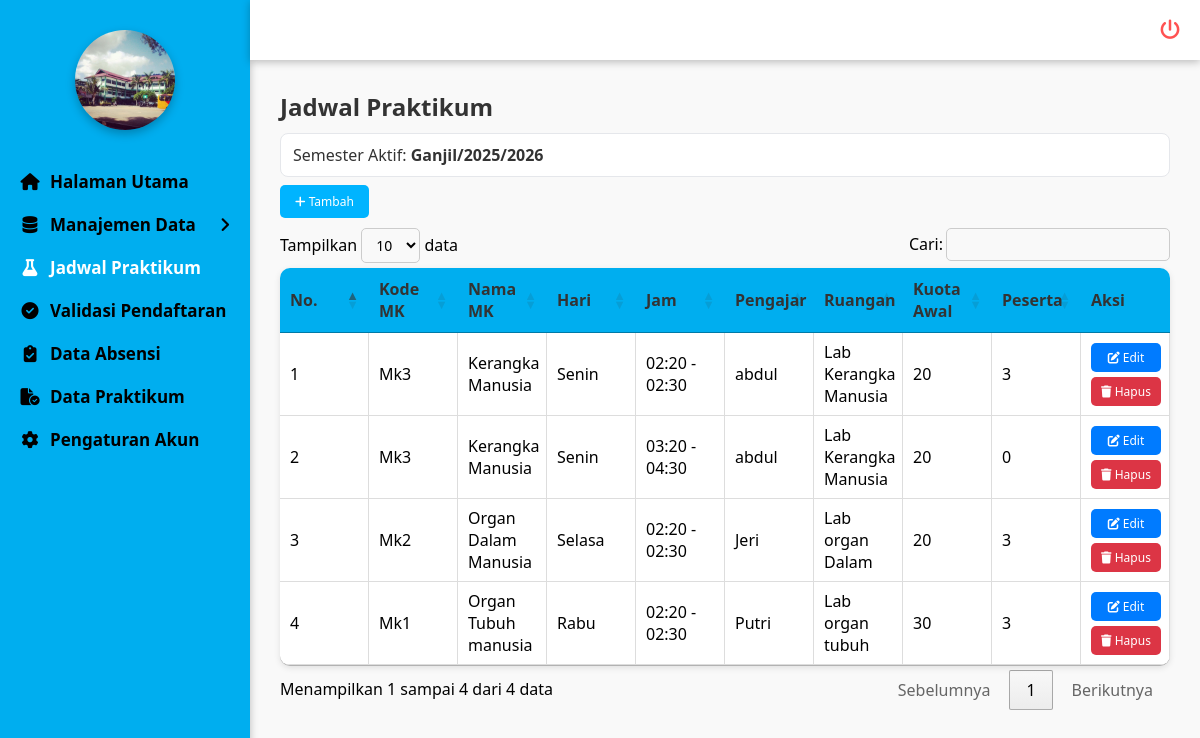
The page /admin/jadwal/jadwal.php (signed in) on the database as committed earlier.
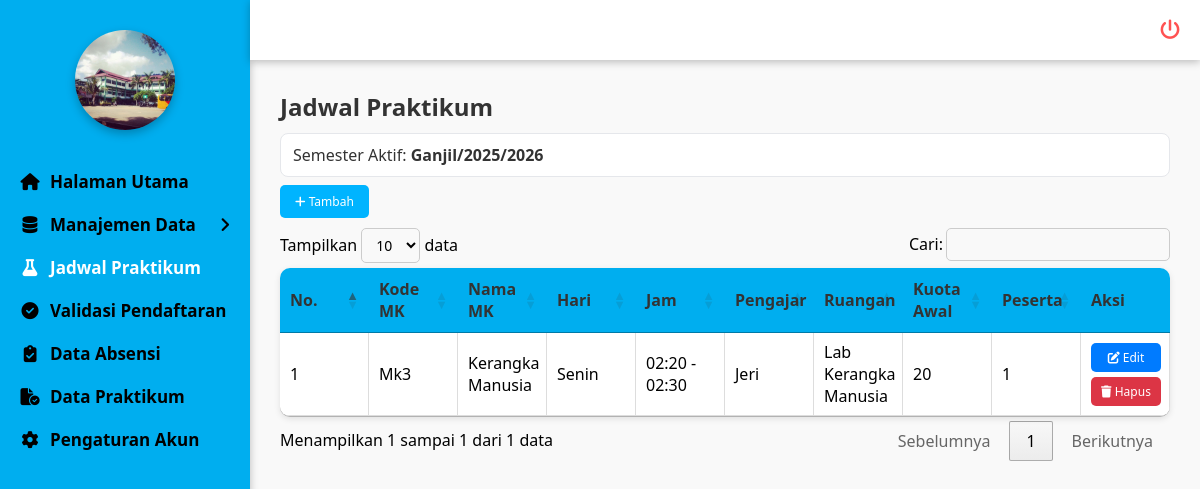
The same page on the database as committed later.
### tables this page shows
CREATE TABLE `semester` (
  `id` int NOT NULL,
  `nama_semester` varchar(50) NOT NULL,
  `tahun_ajaran` varchar(20) NOT NULL,
  `status` enum('Aktif','Tidak Aktif') NOT NULL DEFAULT 'Aktif'
);

CREATE TABLE `jadwal_praktikum` (
  `id` int NOT NULL,
  `id_mk` int NOT NULL,
  `id_dosen` int NOT NULL,
  `id_ruangan` int NOT NULL,
  `id_semester` int NOT NULL,
  `hari` enum('Senin','Selasa','Rabu','Kamis','Jumat','Sabtu','Minggu') NOT NULL,
  `jam_mulai` time NOT NULL,
  `jam_selesai` time NOT NULL,
  `kuota` int NOT NULL,
  `kuota_awal` int DEFAULT NULL,
  `peserta` int NOT NULL DEFAULT '0'
);

CREATE TABLE `matakuliah_praktikum` (
  `id` int NOT NULL,
  `kode_mk` varchar(20) NOT NULL,
  `nama_mk` varchar(100) NOT NULL,
  `sks` int NOT NULL,
  `semester` varchar(10) NOT NULL,
  `id_semester` int DEFAULT NULL,
  `modul` varchar(255) DEFAULT NULL
);

CREATE TABLE `dosen` (
  `id` int NOT NULL,
  `nidn` varchar(20) NOT NULL,
  `nama` varchar(100) NOT NULL,
  `prodi` enum('Farmasi','Analis Kesehatan') NOT NULL,
  `jenis_kelamin` enum('Laki-laki','Perempuan') NOT NULL,
  `alamat` varchar(255) DEFAULT NULL,
  `no_hp` varchar(20) DEFAULT NULL,
  `user_id` int DEFAULT NULL
);

CREATE TABLE `ruangan` (
  `id` int NOT NULL,
  `kode_ruangan` varchar(20) NOT NULL,
  `nama_ruangan` varchar(100) NOT NULL,
  `kapasitas` int NOT NULL,
  `lokasi` varchar(100) NOT NULL
);

### admin/jadwal/jadwal.php (the view, shortened to what this page needs)
<?php
include '../../koneksi/koneksi.php';
include '../../koneksi/sidebar.php';
function e($v){ return htmlspecialchars((string)($v ?? ''), ENT_QUOTES, 'UTF-8'); }
$rsSem = mysqli_query($conn, "SELECT id, nama_semester, tahun_ajaran FROM semester WHERE status='Aktif' LIMIT 1");
$semAktif = mysqli_fetch_assoc($rsSem);
$id_semester_aktif = $semAktif['id'] ?? null;
?>
<!doctype html>
<html>
<head>
  <link rel="stylesheet" href="https://cdn.datatables.net/1.13.6/css/jquery.dataTables.min.css">
  <link rel="stylesheet" href="https://cdnjs.cloudflare.com/ajax/libs/font-awesome/6.5.0/css/all.min.css">
</head>
<body>
<div class="konten-utama">
  <h2>Jadwal Praktikum</h2>
  <?php if($id_semester_aktif): ?>
    <div class="info-sem info-aktif">
      Semester Aktif: <b><?= e($semAktif['nama_semester']) ?></b><b>/</b><b><?= e($semAktif['tahun_ajaran']) ?></b>
    </div>
  <?php else: ?>
    <div class="info-sem info-none">
      Belum ada <b>Semester</b> berstatus <b>Aktif</b>. Silakan aktifkan/ tambahkan semester terlebih dahulu pada menu Semester.
    </div>
  <?php endif; ?>
  <button class="tombol tombol-tambah" onclick="tambahJadwal()" <?= $id_semester_aktif ? '' : 'disabled' ?>>
    <i class="fa-solid fa-plus"></i> Tambah
  </button>
  <table id="tabel-jadwal" class="tabel-jadwal">
    <thead>
      <tr>
        <th>No.</th>
        <th>Kode MK</th>
        <th>Nama MK</th>
        <th>Hari</th>
        <th>Jam</th>
        <th>Pengajar</th>
        <th>Ruangan</th>
        <th>Kuota Awal</th>
        <th>Peserta</th>
        <th>Aksi</th>
      </tr>
    </thead>
    <tbody>
<?php
$no = 1;
if ($id_semester_aktif) {
    $query = mysqli_query($conn, "
        SELECT jp.*, mk.kode_mk, mk.nama_mk, d.nama as pengajar, r.nama_ruangan,
               (SELECT COUNT(*) FROM pilihan_jadwal pj WHERE pj.id_jadwal = jp.id) as peserta
        FROM jadwal_praktikum jp
        LEFT JOIN matakuliah_praktikum mk ON jp.id_mk = mk.id
        LEFT JOIN dosen d ON jp.id_dosen = d.id
        LEFT JOIN ruangan r ON jp.id_ruangan = r.id
        WHERE jp.id_semester = {$id_semester_aktif}
        ORDER BY jp.hari, jp.jam_mulai ASC, jp.id ASC
    ");
} else {
    $query = mysqli_query($conn, "SELECT 1 WHERE 1=0");
}
while($row = mysqli_fetch_assoc($query)) {
    $mulai   = isset($row['jam_mulai'])   ? date('H:i', strtotime($row['jam_mulai']))   : '00:00';
    $selesai = isset($row['jam_selesai']) ? date('H:i', strtotime($row['jam_selesai'])) : '00:00';
?>
<tr>
    <td data-label="No"><?= $no++; ?></td>
    <td data-label="Kode MK"><?= e($row['kode_mk'] ?? '') ?></td>
    <td data-label="Nama MK"><?= e($row['nama_mk'] ?? '') ?></td>
    <td data-label="Hari"><?= e($row['hari'] ?? '') ?></td>
    <td data-label="Jam"><?= $mulai . ' - ' . $selesai; ?></td>
    <td data-label="Pengajar"><?= e($row['pengajar'] ?? '') ?></td>
    <td data-label="Ruangan"><?= e($row['nama_ruangan'] ?? '') ?></td>
    <td data-label="Kuota Awal"><?= (int)($row['kuota_awal'] ?? 0); ?></td>
    <td data-label="Peserta"><?= (int)($row['peserta'] ?? 0); ?></td>
    <td data-label="Aksi">
        <button class="tombol tombol-edit" onclick="editJadwal(<?= (int)$row['id']; ?>)">
            <i class="fa-solid fa-pen-to-square"></i> Edit
        </button>
        <button class="tombol tombol-hapus" onclick="hapusJadwal(<?= (int)$row['id']; ?>)">
            <i class="fa-solid fa-trash"></i> Hapus
        </button>
    </td>
</tr>
<?php } ?>
</tbody>
  </table>
</div>
</body>
</html>

### koneksi/sidebar.php (shortened to what this page needs)
<?php
$halaman = basename($_SERVER['PHP_SELF']);
?>
<!DOCTYPE html>
<html lang="id">
<head>
  <link rel="stylesheet" href="https://cdnjs.cloudflare.com/ajax/libs/font-awesome/6.5.0/css/all.min.css">
</head>
<body>
  <div class="menu-samping" id="menuSamping">
   <div class="bagian-foto">
      <img src="../../gambar/ustj.jpg" alt="ustj" class="gambar" />
    </div>
    <div class="daftar-menu">
      <a href="../halaman_utama/halaman_utama.php" class="<?= $halaman == 'halaman_utama.php' ? 'active' : '' ?>">
        <i class="fa-solid fa-house"></i> Halaman Utama
      </a>
      <div class="menu-item" id="dataMenu">
        <span><i class="fa-solid fa-database"></i>Manajemen Data</span>
        <i class="fa-solid fa-angle-right arrow"></i>
      </div>
      <a href="../jadwal/jadwal.php" class="<?= $halaman == 'jadwal.php' ? 'active' : '' ?>">
        <i class="fa-solid fa-flask"></i> Jadwal Praktikum
      </a>
      <a href="../validasi/validasi.php" class="<?= $halaman == 'validasi.php' ? 'active' : '' ?>">
        <i class="fa-solid fa-circle-check"></i> Validasi Pendaftaran
      </a>
      <a href="../absensi/absensi.php" class="<?= $halaman == 'absensi.php' ? 'active' : '' ?>">
        <i class="fa-solid fa-clipboard-check"></i> Data Absensi
      </a>
      <a href="../laporan/laporan.php" class="<?= $halaman == 'laporan.php' ? 'active' : '' ?>">
        <i class="fa-solid fa-file-circle-check"></i> Data Praktikum
      </a>
        <a href="../pengaturan/pengaturan.php" class="<?= $halaman == 'pengaturan.php' ? 'active' : '' ?>">
        <i class="fa-solid fa-gear"></i> Pengaturan Akun
      </a>
    </div>
  </div>
  <div class="menu-atas">
    <button class="tombol-keluar" id="keluar">
      <i class="fa-solid fa-power-off"></i>
    </button>
  </div>
</body>
</html>

### koneksi/sidebar.php (style rules this page uses)
* { margin: 0; padding: 0; box-sizing: border-box; font-family: 'Segoe UI', Tahoma, Geneva, Verdana, sans-serif; }
body { display: flex; min-height: 100vh; background: #f3f3f3; overflow-x: hidden; }
.menu-samping { width: 250px; background: #00AEEF; display: flex; flex-direction: column; align-items: flex-start; padding: 30px 0; color: #fff; position: fixed; top: 0; bottom: 0; left: 0; z-index: 200; transition: transform 0.3s ease; box-shadow: 0 2px 8px rgba(0,0,0,.25); }
.bagian-foto { width: 100%; display: flex; flex-direction: column; justify-content: center; align-items: center; margin-bottom: 30px; cursor: pointer; position: relative; text-align: center; }
.bagian-foto img { width: 100px; height: 100px; border-radius: 50%; object-fit: cover; display: block; margin: 0 auto; transition: .3s; box-shadow: 0 4px 10px rgba(0,0,0,.25); }
.daftar-menu { display: flex; flex-direction: column; width: 100%; padding-left: 20px; }
.daftar-menu a, .menu-item { display: flex; align-items: center; justify-content: flex-start; text-decoration: none; color: black; font-weight: bold; font-size: 17px; padding: 10px 0; transition: all .3s ease; cursor: pointer; }
.daftar-menu a i, .menu-item i:first-child { margin-right: 10px; width: 20px; text-align: center; }
.daftar-menu a:hover, .daftar-menu a.active, .menu-item:hover, .menu-item.active span { color: #fff; font-weight: bold; }
.menu-item .arrow { margin-left: auto; margin-right: 20px; transition: transform .3s; }
.menu-atas { position: fixed; top: 0; left: 250px; right: 0; height: 60px; background: #ffffff; border-bottom: none; box-shadow: 0 2px 8px rgba(0, 0, 0, 0.25); display: flex; justify-content: flex-end; align-items: center; padding: 0 10px; z-index: 250; transition: left 0.3s ease; }
.tombol-keluar { background: none; color: #ff5252; border: none; width: 40px; height: 40px; border-radius: 50%; cursor: pointer; display: flex; align-items: center; justify-content: center; font-size: 20px; transition: color 0.3s ease, transform 0.2s ease; }

### admin/jadwal/jadwal.php (style rules this page uses)
.konten-utama { margin-left:250px; margin-top:60px; padding:30px; min-height:calc(100vh - 60px); background:#f9f9f9; font-family:Arial,sans-serif; }
.konten-utama h2 { margin-bottom:10px; color:#333; }
.info-sem { padding:10px 12px; border-radius:8px; margin:8px 0; background:#fff; border:1px solid #e5e7eb; }
.info-aktif { color: #333 }
.tombol { border:none; border-radius:5px; cursor:pointer; color:white; font-size:12px; transition:0.3s; }
.tombol-edit { background:#007bff; width:70px; margin-bottom:5px; padding:6px 10px; }
.tombol-hapus { background:#dc3545; width:70px; padding:6px 10px; }
.tombol-tambah { background:#00b4ff; margin-bottom:10px; padding:8px 15px; }
.tabel-jadwal { width:100%; border-collapse:collapse; background:white; border-radius:10px; overflow:hidden; box-shadow:0 2px 6px rgba(0,0,0,0.1); table-layout:fixed; }
.tabel-jadwal th { background:#00AEEF; color:#333; text-align:left; padding:12px 15px; }
.tabel-jadwal td { padding:12px 15px; border-bottom:1px solid #ddd; border-right:1px solid #ddd; }

Rows that differ between the two databases and show on the page:
removed jadwal_praktikum: id_mk.kode_mk "Mk3", id_mk.nama_mk "Kerangka Manusia", hari "Senin", jam_mulai "02:20", jam_selesai "02:30", id_dosen.nama "abdul", id_ruangan.nama_ruangan "Lab Kerangka Manusia", kuota_awal "20", peserta "3"
removed jadwal_praktikum: id_mk.kode_mk "Mk3", id_mk.nama_mk "Kerangka Manusia", hari "Senin", jam_mulai "03:20", jam_selesai "04:30", id_dosen.nama "abdul", id_ruangan.nama_ruangan "Lab Kerangka Manusia", kuota_awal "20", peserta "0"
removed jadwal_praktikum: id_mk.kode_mk "Mk2", id_mk.nama_mk "Organ Dalam Manusia", hari "Selasa", jam_mulai "02:20", jam_selesai "02:30", id_dosen.nama "Jeri", id_ruangan.nama_ruangan "Lab organ Dalam", kuota_awal "20", peserta "3"
removed jadwal_praktikum: id_mk.kode_mk "Mk1", id_mk.nama_mk "Organ Tubuh manusia", hari "Rabu", jam_mulai "02:20", jam_selesai "02:30", id_dosen.nama "Putri", id_ruangan.nama_ruangan "Lab organ tubuh", kuota_awal "30", peserta "3"
added jadwal_praktikum: id_mk.kode_mk "Mk3", id_mk.nama_mk "Kerangka Manusia", hari "Senin", jam_mulai "02:20", jam_selesai "02:30", id_dosen.nama "Jeri", id_ruangan.nama_ruangan "Lab Kerangka Manusia", kuota_awal "20", peserta "1"
Other text that changed with them:
text written by a page script: "Tampilkan data Cari: Menampilkan 1 sampai 4 dari 4 data Sebelumnya 1 Berikutnya" → "Tampilkan data Cari: Menampilkan 1 sampai 1 dari 1 data Sebelumnya 1 Berikutnya"
